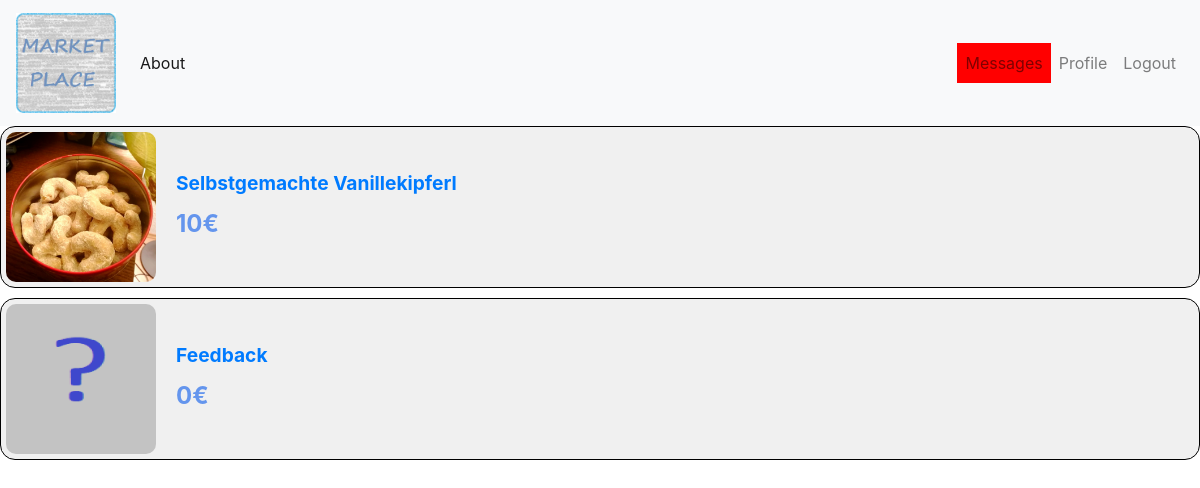
The app's page /listings (signed in) with its own data.
### tables this page shows
CREATE TABLE Listings (
    id INTEGER PRIMARY KEY AUTOINCREMENT,
    category INTEGER NOT NULL,
    name TEXT NOT NULL,
    image TEXT,
    description TEXT NOT NULL,
    price DECIMAL(6,2),
    created TIMESTAMP NOT NULL DEFAULT CURRENT_TIMESTAMP,
    user_id INTEGER NOT NULL,
    FOREIGN KEY (user_id) REFERENCES User(id)
);

### app.py (the view)
@app.route("/listings")
def show_listings():
    listings = get_all_listings()
    if not listings:
        return render_template('error.html', errormessage = "The Listings could not be displayed, and unknown error occurred")
    return render_template('listings.html', listings = listings)

### app.py (called while the page is built)
@login_manager.user_loader
def load_user(user_id):
    return User.get(user_id)

    @staticmethod
    def get(user_id):
        conn = sqlite3.connect('database.db')
        cursor = conn.cursor()
        cursor.execute("SELECT id, name, password_hash, profile_image FROM User WHERE id = ?", (user_id,))
        user = cursor.fetchone()
        conn.close()
        if user is None:
            return None
        return User(user[0], user[1], user[2], user[3])

    @staticmethod
    def check_messages():
        try:
            with sqlite3.connect('database.db') as connection:
                cur = connection.cursor()
                rows = cur.execute('select read from Messages where user_receive=?',(current_user.id,)).fetchall()
                if any(row[0]==0 for row in rows):
                    return True
        except sqlite3.Error as e:
            print(f"Database error: {e}")
            flash('database error')

### templates/listings.html (shortened to what this page needs)
{% extends 'base.html' %}
{% block content %}
<div class="listing-container">
    {% for listing in listings %}
        <a href="{{ url_for('get_listing', id=listing.id) }}" style="text-decoration:none;width:100%">
            <div class="listing-box">
                <img src="{{ url_for('static', filename=listing.image if listing.image else 'default_listings_iamge.png') }}" alt="{{ listing.name }}" class="listing-image">
                <div class="listing-details">
                    <h3 class="listing-name">{{ listing.name }}</h3>
                    <div class="listing-price">{{ listing.price }}€</div>
                </div>
            </div>
        </a>
    {% endfor %}
</div>
{% endblock %}

### static/css/styles.css (style rules this page uses)
.listing-container { display: flex; flex-direction: column; gap: 10px; align-items: start; }
.listing-box { display: flex; background-color: #f0f0f0; border-radius: 15px; border: 1px solid black; flex-direction:row; padding:5px; }
.listing-image { width: 150px; height: 150px; object-fit: cover; margin-right: 20px; border-radius: 10px; }
.listing-details { display: flex; flex-direction: column; justify-content: center; }
.listing-name { font-size: 1.2em; font-weight: bold; margin: 0; }
.listing-price { font-size: 1.5em; font-weight: bold; color:cornflowerblue; margin-top: 10px; }

### records on screen
Listings: image (picture), name "Selbstgemachte Vanillekipferl", price "10"
Listings: image (placeholder picture), name "Feedback", price "0"
